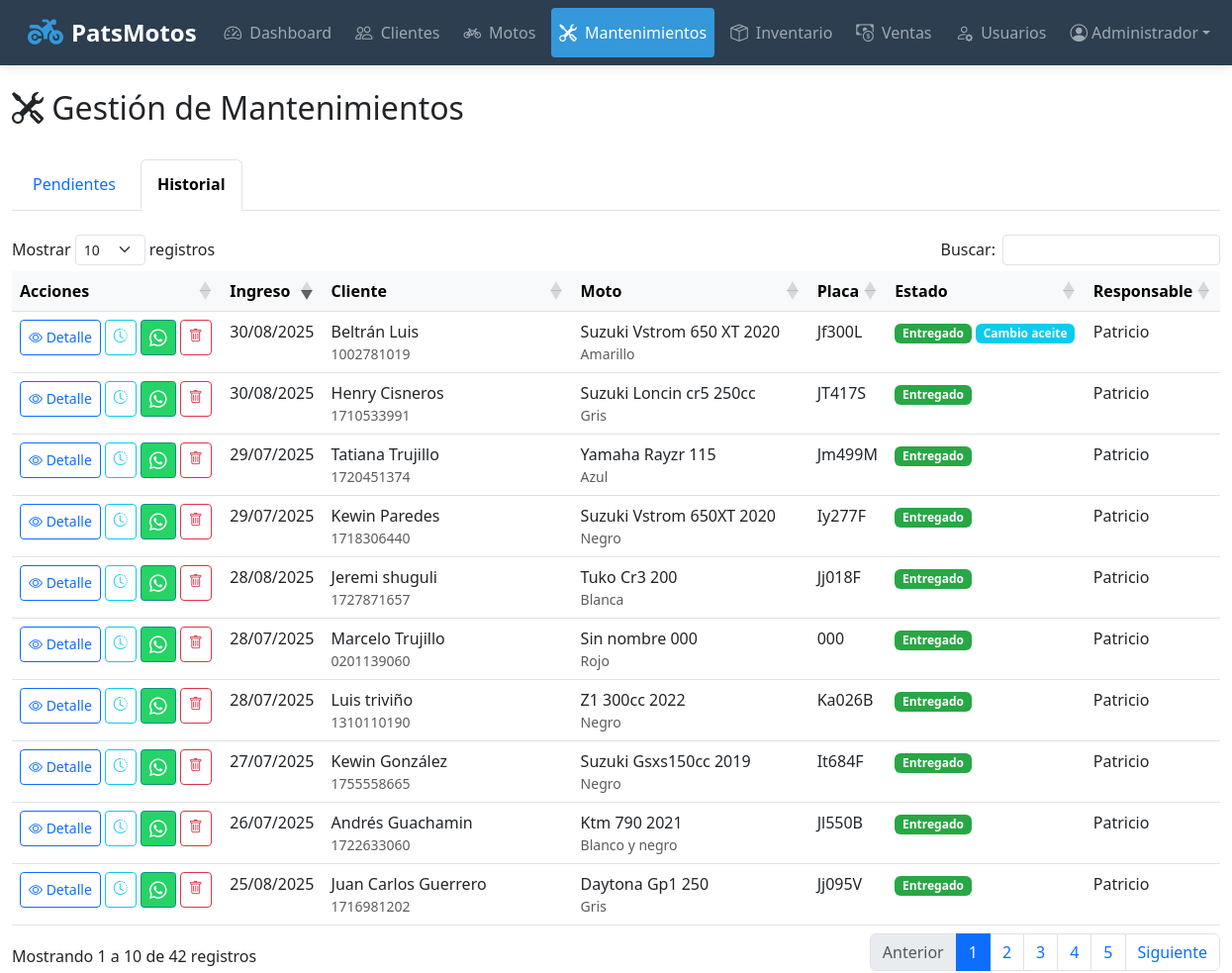
The app's page /mantenimientos.php?filter=historial (signed in) with its own data.
### tables this page shows
CREATE TABLE `mantenimientos` (
  `id` int(11) NOT NULL,
  `moto_id` int(11) NOT NULL,
  `tipo` varchar(255) DEFAULT 'general',
  `fecha_ingreso` timestamp NULL DEFAULT current_timestamp(),
  `fecha_entrega_estimada` date DEFAULT NULL,
  `fecha_entrega_real` datetime DEFAULT NULL,
  `novedades` text DEFAULT NULL,
  `estado` enum('recibido','en_proceso','terminado','entregado') DEFAULT 'recibido',
  `tipo_mantenimiento` varchar(50) DEFAULT NULL,
  `responsable_id` int(11) DEFAULT NULL,
  `kilometraje_actual` int(11) DEFAULT NULL,
  `costo` decimal(10,2) DEFAULT 0.00
);

CREATE TABLE `clientes` (
  `id` int(11) NOT NULL,
  `nombres` varchar(100) NOT NULL,
  `cedula` varchar(20) NOT NULL,
  `telefono` varchar(20) DEFAULT NULL,
  `email` varchar(100) DEFAULT NULL,
  `direccion` text DEFAULT NULL,
  `fecha_registro` timestamp NULL DEFAULT current_timestamp()
);

CREATE TABLE `motos` (
  `id` int(11) NOT NULL,
  `cliente_id` int(11) NOT NULL,
  `marca` varchar(50) NOT NULL,
  `modelo` varchar(50) NOT NULL,
  `placa` varchar(20) DEFAULT NULL,
  `serie` varchar(50) DEFAULT NULL,
  `color` varchar(30) DEFAULT NULL,
  `kilometraje` int(11) DEFAULT NULL,
  `fecha_registro` timestamp NULL DEFAULT current_timestamp(),
  `proximo_cambio_aceite` int(11) DEFAULT NULL,
  `fecha_ultimo_cambio` date DEFAULT NULL,
  `ultimo_cambio_aceite` int(11) DEFAULT NULL
);

CREATE TABLE `usuarios` (
  `id` int(11) NOT NULL,
  `nombre` varchar(100) NOT NULL,
  `email` varchar(100) NOT NULL,
  `password` varchar(255) NOT NULL,
  `rol` enum('administrador','empleado') NOT NULL,
  `fecha_registro` timestamp NULL DEFAULT current_timestamp(),
  `ultimo_login` timestamp NULL DEFAULT NULL,
  `activo` tinyint(1) DEFAULT 1
);

### mantenimientos.php (the view, shortened to what this page needs)
<?php
require_once 'config.php';
$filter = isset($_GET['filter']) ? $_GET['filter'] : 'pendientes';
$search = isset($_GET['search']) ? trim($_GET['search']) : '';
$query = "SELECT m.id, m.fecha_ingreso, m.fecha_entrega_estimada, m.fecha_entrega_real,
                 m.novedades, m.estado, m.tipo_mantenimiento as tipo, m.kilometraje_actual, m.costo,
                 mo.id as moto_id, mo.marca, mo.modelo, mo.placa, mo.color, mo.kilometraje,
                 c.nombres as cliente_nombre, c.cedula, c.telefono, c.email,
                 u.nombre as responsable
          FROM mantenimientos m
          JOIN motos mo ON m.moto_id = mo.id
          JOIN clientes c ON mo.cliente_id = c.id
          LEFT JOIN usuarios u ON m.responsable_id = u.id";
$params = [];
if ($filter === 'pendientes') {
    $query .= " WHERE m.estado != 'entregado'";
} elseif ($filter === 'historial') {
    $query .= " WHERE m.estado = 'entregado'";
} elseif ($search) {
    $query .= " WHERE (c.nombres LIKE ? OR mo.placa LIKE ? OR mo.marca LIKE ? OR mo.modelo LIKE ?)";
    $search_term = "%$search%";
    $params = [$search_term, $search_term, $search_term, $search_term];
}
$query .= " ORDER BY m.fecha_ingreso DESC";
$stmt = $conn->prepare($query);
$stmt->execute($params);
$mantenimientos = $stmt->fetchAll(PDO::FETCH_ASSOC);
?>
<!DOCTYPE html>
<html lang="es">
<head>
    <link href="https://cdn.jsdelivr.net/npm/bootstrap@5.3.0/dist/css/bootstrap.min.css" rel="stylesheet">
    <link href="https://cdn.jsdelivr.net/npm/bootstrap-icons@1.10.0/font/bootstrap-icons.css" rel="stylesheet">
    <link href="https://cdn.datatables.net/1.13.6/css/dataTables.bootstrap5.min.css" rel="stylesheet">
</head>
<body>
<?php include 'navbar.php'; ?>
<div class="container-fluid mt-4">
    <div class="d-flex justify-content-between align-items-center mb-4">
        <h2><i class="bi bi-tools"></i> Gestión de Mantenimientos</h2>
    </div>
        <div class="card-body">
            <ul class="nav nav-tabs mb-4">
                <li class="nav-item">
                    <a class="nav-link <?php echo $filter === 'pendientes' ? 'active' : ''; ?>" href="?filter=pendientes">Pendientes</a>
                </li>
                <li class="nav-item">
                    <a class="nav-link <?php echo $filter === 'historial' ? 'active' : ''; ?>" href="?filter=historial">Historial</a>
                </li>
            </ul>
            <div class="table-responsive">
                <table id="mantenimientosTable" class="table table-hover">
                    <thead class="table-light">
                        <tr>
                            <th>Acciones</th>
                            <th>Ingreso</th>
                            <th>Cliente</th>
                            <th>Moto</th>
                            <th>Placa</th>
                            <th>Estado</th>
                            <th>Responsable</th>
                        </tr>
                    </thead>
                    <tbody>
                        <?php foreach ($mantenimientos as $m): ?>
                            <tr>
                                <td>
                                    <div class="d-flex flex-wrap gap-1">
                                        <button class="btn btn-sm btn-outline-primary ver-detalle-btn"
                                                data-id="<?php echo $m['id']; ?>"
                                                data-cliente="<?php echo htmlspecialchars($m['cliente_nombre']); ?>"
                                                data-estado="<?php echo $m['estado']; ?>"
                                                data-nombres="<?php echo htmlspecialchars($m['cliente_nombre']); ?>"
                                                data-cedula="<?php echo $m['cedula']; ?>"
                                                data-marca="<?php echo $m['marca']; ?>"
                                                data-modelo="<?php echo $m['modelo']; ?>"
                                                data-placa="<?php echo $m['placa']; ?>"
                                                data-color="<?php echo $m['color']; ?>"
                                                data-kilometraje="<?php echo $m['kilometraje_actual']; ?>"
                                                data-novedades="<?php echo htmlspecialchars($m['novedades']); ?>">
                                            <i class="bi bi-eye"></i> Detalle
                                        </button>
                                        <a href="historial_moto.php?id=<?php echo $m['moto_id']; ?>" class="btn btn-sm btn-outline-info" title="Ver historial">
                                            <i class="bi bi-clock-history"></i>
                                        </a>
                                        <?php
                                        $telefono = $m['telefono'];
                                        if (!empty($telefono)) {
                                            $telefono = preg_replace('/[^0-9]/', '', $telefono);
                                            if (strpos($telefono, '0') === 0) {
                                                $telefono = '593' . substr($telefono, 1);
                                            }
                                            if (strlen($telefono) >= 10) {
                                                $mensaje = "*Hola* {$m['cliente_nombre']},\nSu moto ha sido registrada para mantenimiento.\n\n"
                                                         . "*Detalles del mantenimiento:*\n"
                                                         . "*Marca:* {$m['marca']}\n"
                                                         . "*Modelo:* {$m['modelo']}\n"
                                                         . "*Color:* {$m['color']}\n"
                                                         . "*Placa:* {$m['placa']}\n"
                                                         . "*Kilometraje:* {$m['kilometraje_actual']} km\n"
                                                         . "*Novedades:* {$m['novedades']}\n\n"
                                                         . "Si los datos son correctos por favor confirme con un *(OK)*\n"
                                                         . "*Fecha de ingreso:* " . date('d/m/Y', strtotime($m['fecha_ingreso']));
                                                $url_whatsapp = "https://wa.me/{$telefono}?text=" . rawurlencode($mensaje);
                                                ?>
                                                <a href="<?php echo $url_whatsapp; ?>" class="btn btn-sm whatsapp-btn" target="_blank" title="Enviar por WhatsApp">
                                                    <i class="bi bi-whatsapp"></i>
                                                </a>
                                                <?php
                                            }
                                        }
                                         if ($m['estado'] === 'terminado' || $m['estado'] === 'entregado'): ?>
                                            <a href="?delete=<?php echo $m['id']; ?>"
                                               onclick="return confirm('¿Está seguro de eliminar este mantenimiento?')"
                                               class="btn btn-sm btn-outline-danger" title="Eliminar">
                                                <i class="bi bi-trash"></i>
                                            </a>
                                        <?php endif; ?>
                                    </div>
                                </td>
                                <td><?php echo date('d/m/Y', strtotime($m['fecha_ingreso'])); ?></td>
                                <td>
                                    <?php echo htmlspecialchars($m['cliente_nombre']); ?>
                                    <small class="d-block text-muted"><?php echo $m['cedula']; ?></small>
                                </td>
                                <td>
                                    <?php echo htmlspecialchars($m['marca'] . ' ' . $m['modelo']); ?>
                                    <small class="d-block text-muted"><?php echo $m['color']; ?></small>
                                </td>
                                <td><?php echo $m['placa']; ?></td>
                                <td>
                                    <?php
                                    $badge_class = '';
                                    switch($m['estado']) {
                                        case 'entregado': $badge_class = 'badge-entregado'; break;
                                    }
                                    ?>
                                    <span class="badge <?php echo $badge_class; ?>">
                                        <?php echo ucfirst(str_replace('_', ' ', $m['estado'])); ?>
                                    </span>
                                    <?php if ($m['tipo'] === 'cambio_aceite'): ?>
                                        <span class="badge bg-info">Cambio aceite</span>
                                    <?php endif; ?>
                                </td>
                                <td><?php echo $m['responsable'] ?? 'Sin asignar'; ?></td>
                            </tr>
                        <?php endforeach; ?>
                    </tbody>
                </table>
            </div>
        </div>
    </div>
</body>
</html>

### mantenimientos.php (style rules this page uses)
.badge-entregado { background-color: #28a745; }
.whatsapp-btn { background-color: #25D366; color: white; }
.nav-tabs .nav-link.active { font-weight: bold; border-bottom: 3px solid #0d6efd; }

### navbar.php (style rules this page uses)
:root { --navbar-bg: #2c3e50; --navbar-hover: #34495e; --primary-accent: #3498db; --badge-color: #e74c3c; }
.nav-link { position: relative; padding: 0.75rem 1rem; margin: 0 0.25rem; border-radius: 4px; transition: all 0.3s ease; font-weight: 500; display: flex; align-items: center; }
.whatsapp-btn { background-color: #25D366 !important; color: white !important; border: 1.5px solid #128C7E !important; border-radius: 10%; width: 36px; height: 36px; display: flex; align-items: center; justify-content: center; transition: all 0.3s ease; padding: 0; }
.whatsapp-btn i { font-size: 1.1rem; margin-right: 0 !important; }

### records on screen
mantenimientos: fecha_ingreso "30/08/2025", clientes.nombres "Beltrán Luis", clientes.cedula "1002781019", moto.modelo "Suzuki Vstrom 650 XT 2020", moto.color "Amarillo", moto.placa "Jf300L", estado "Entregado", tipo_mantenimiento "Cambio aceite", responsable.nombre "Patricio"
mantenimientos: fecha_ingreso "30/08/2025", clientes.nombres "Henry Cisneros", clientes.cedula "1710533991", moto.modelo "Suzuki Loncin cr5 250cc", moto.color "Gris", moto.placa "JT417S", estado "Entregado", responsable.nombre "Patricio"
mantenimientos: fecha_ingreso "28/08/2025", clientes.nombres "Jeremi shuguli", clientes.cedula "1727871657", moto.modelo "Tuko Cr3 200", moto.color "Blanca", moto.placa "Jj018F", estado "Entregado", responsable.nombre "Patricio"
mantenimientos: fecha_ingreso "25/08/2025", clientes.nombres "Juan Carlos Guerrero", clientes.cedula "1716981202", moto.modelo "Daytona Gp1 250", moto.color "Gris", moto.placa "Jj095V", estado "Entregado", responsable.nombre "Patricio"
mantenimientos: fecha_ingreso "29/07/2025", clientes.nombres "Tatiana Trujillo", clientes.cedula "1720451374", moto.modelo "Yamaha Rayzr 115", moto.color "Azul", moto.placa "Jm499M", estado "Entregado", responsable.nombre "Patricio"
mantenimientos: fecha_ingreso "29/07/2025", clientes.nombres "Kewin Paredes", clientes.cedula "1718306440", moto.modelo "Suzuki Vstrom 650XT 2020", moto.color "Negro", moto.placa "Iy277F", estado "Entregado", responsable.nombre "Patricio"
mantenimientos: fecha_ingreso "28/07/2025", clientes.nombres "Marcelo Trujillo", clientes.cedula "0201139060", moto.modelo "Sin nombre 000", moto.color "Rojo", moto.placa "000", estado "Entregado", responsable.nombre "Patricio"
mantenimientos: fecha_ingreso "28/07/2025", clientes.nombres "Luis triviño", clientes.cedula "1310110190", moto.modelo "Z1 300cc 2022", moto.color "Negro", moto.placa "Ka026B", estado "Entregado", responsable.nombre "Patricio"
mantenimientos: fecha_ingreso "27/07/2025", clientes.nombres "Kewin González", clientes.cedula "1755558665", moto.modelo "Suzuki Gsxs150cc 2019", moto.color "Negro", moto.placa "It684F", estado "Entregado", responsable.nombre "Patricio"
mantenimientos: fecha_ingreso "26/07/2025", clientes.nombres "Andrés Guachamin", clientes.cedula "1722633060", moto.modelo "Ktm 790 2021", moto.color "Blanco y negro", moto.placa "Jl550B", estado "Entregado", responsable.nombre "Patricio"

### other values on screen
$item['title'] "Dashboard"
$item['title'] "Clientes"
$item['title'] "Motos"
$item['title'] "Mantenimientos"
$item['title'] "Inventario"
$item['title'] "Ventas"
$item['title'] "Usuarios"
$userName "Administrador"
